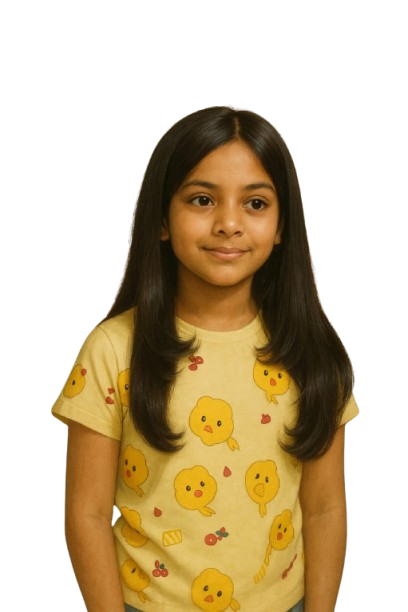
#> input picture assets/chatbotimg.png, 408 x 612 px, found by its file name
$ python analyze_color.py
#> lines starting #> are read from the running program, lines starting #| are printed output that depends on the picture
from PIL import Image
from collections import Counter

def analyze_image(path):
#> called with path = 'public/assets/chatbotimg.png'
    try:
        img = Image.open(path)
#> img is the input picture: PIL image 408x612 RGBA; mean R, G, B, A 68.6, 51.9, 22, 116.8
        img = img.convert("RGBA")
        # Resize for faster processing
        img = img.resize((100, 100))
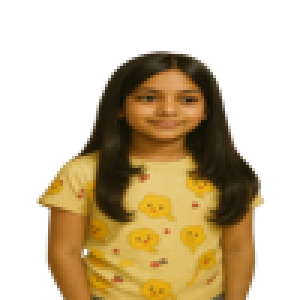
#> img: PIL image 100x100 RGBA (shown 3 times larger); mean R, G, B, A 69.5, 52.6, 22.3, 116.7; transparent parts drawn white
        pixels = []
        for x in range(img.width):
            for y in range(img.height):
                r, g, b, a = img.getpixel((x, y))
                if a > 50:  # Valid opacity
                    # Skip basic white/black for "primary" color detection
                    if (r > 240 and g > 240 and b > 240): continue # White-ish
                    if (r < 15 and g < 15 and b < 15): continue   # Black-ish
                    pixels.append((r, g, b))
#> after the loop, pixels = 4644 items, first 6: (158, 131, 61), (140, 107, 45), (155, 127, 52), (177, 139, 52), (152, 113, 32), (117, 83, 19)

        if not pixels:
            print("No valid pixels found")
            return

        counts = Counter(pixels)
#> counts = 3846 items
        common = counts.most_common(5)
#> common = [((34, 27, 11), 10), ((229, 200, 124), 10), ((33, 26, 10), 9), ((34, 27, 10), 7), ((30, 22, 9), 7)]

        print("TOP COLORS:")
        for color, count in common:
            hex_color = '#{:02x}{:02x}{:02x}'.format(*color)
            print(f"{hex_color} (count: {count})")
#> this loop made 5 passes
#> (color, count, hex_color) on passes 1 to 5: ((34, 27, 11), 10, '#221b0b'), ((229, 200, 124), 10, '#e5c87c'), ((33, 26, 10), 9, '#211a0a'), ((34, 27, 10), 7, '#221b0a'), ((30, 22, 9), 7, '#1e1609')
#| #221b0b (count: 10)
#| #e5c87c (count: 10)
#| #211a0a (count: 9)
#| #221b0a (count: 7)
#| #1e1609 (count: 7)

    except Exception as e:
        print(f"Error: {e}")

if __name__ == "__main__":
    analyze_image('public/assets/chatbotimg.png')

$ run again, with assets/sampledoctor.png copied over assets/chatbotimg.png
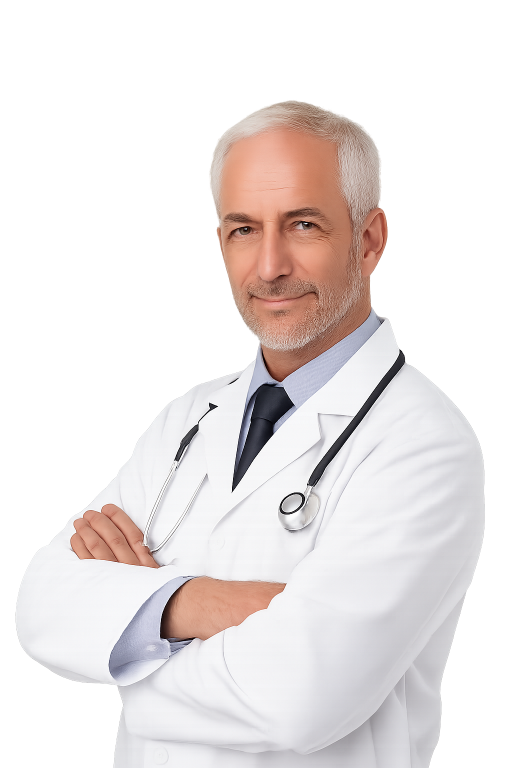
#> input picture assets/sampledoctor.png, 1024 x 1536 px, found by its file name (shown at 1/2 size)
#> in analyze_image, img is the input picture: PIL image 1024x1536 RGBA; mean R, G, B, A 147.3, 138.6, 136.7, 120.7
#> in analyze_image, `img = img.resize((100, 100))`:
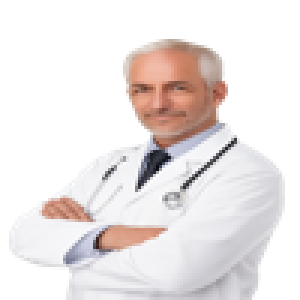
#> img: PIL image 100x100 RGBA (shown 3 times larger); mean R, G, B, A 105.3, 99, 98.2, 120.7; transparent parts drawn white
#> after the loop in analyze_image, `for x in range(img.width):`: pixels = 3712 items, first 6: (233, 233, 235), (234, 234, 237), (233, 235, 237), (232, 232, 234), (230, 231, 234), (227, 228, 230)
#> counts = 2038 items
#> common = [((237, 237, 240), 61), ((239, 239, 242), 57), ((240, 240, 242), 51), ((240, 240, 243), 47), ((238, 238, 241), 45)]
#> the loop in analyze_image, `for color, count in common:` made 5 passes
#> (color, count, hex_color) on passes 1 to 5: ((237, 237, 240), 61, '#ededf0'), ((239, 239, 242), 57, '#efeff2'), ((240, 240, 242), 51, '#f0f0f2'), ((240, 240, 243), 47, '#f0f0f3'), ((238, 238, 241), 45, '#eeeef1')
#> (printed output is left out)
